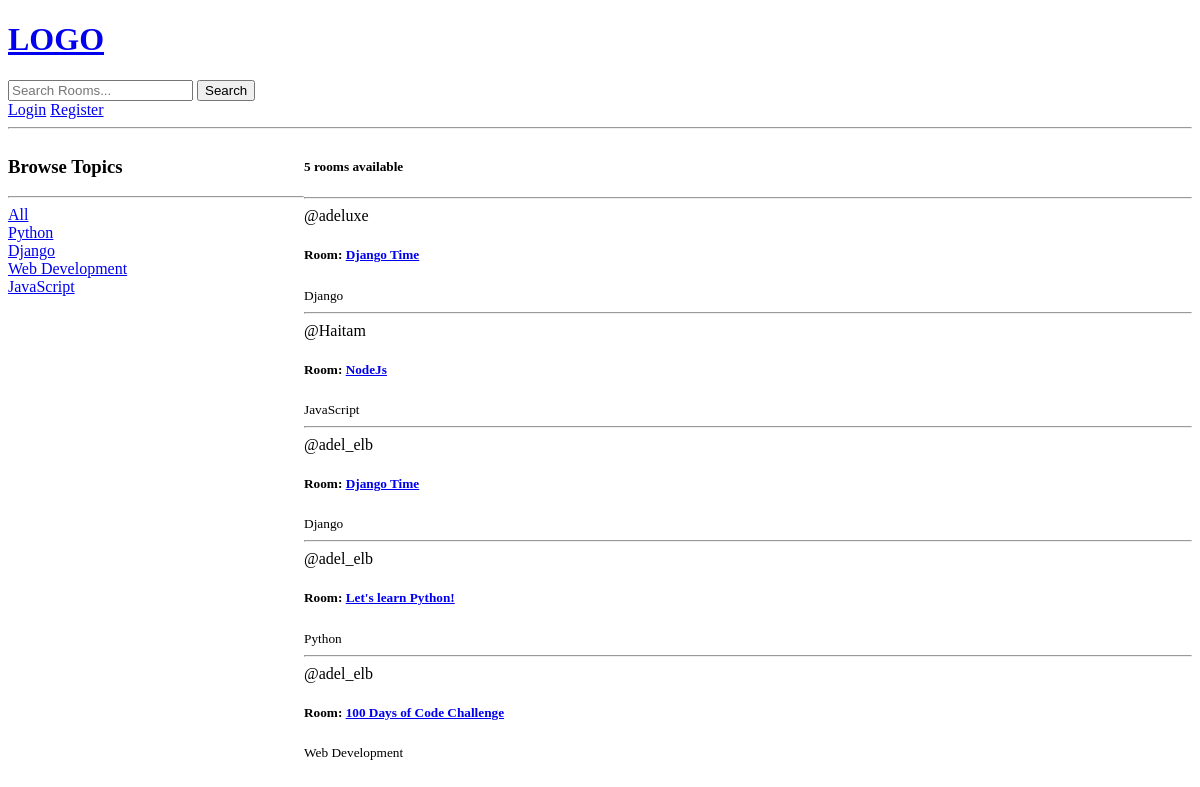
The app's page /, older data.
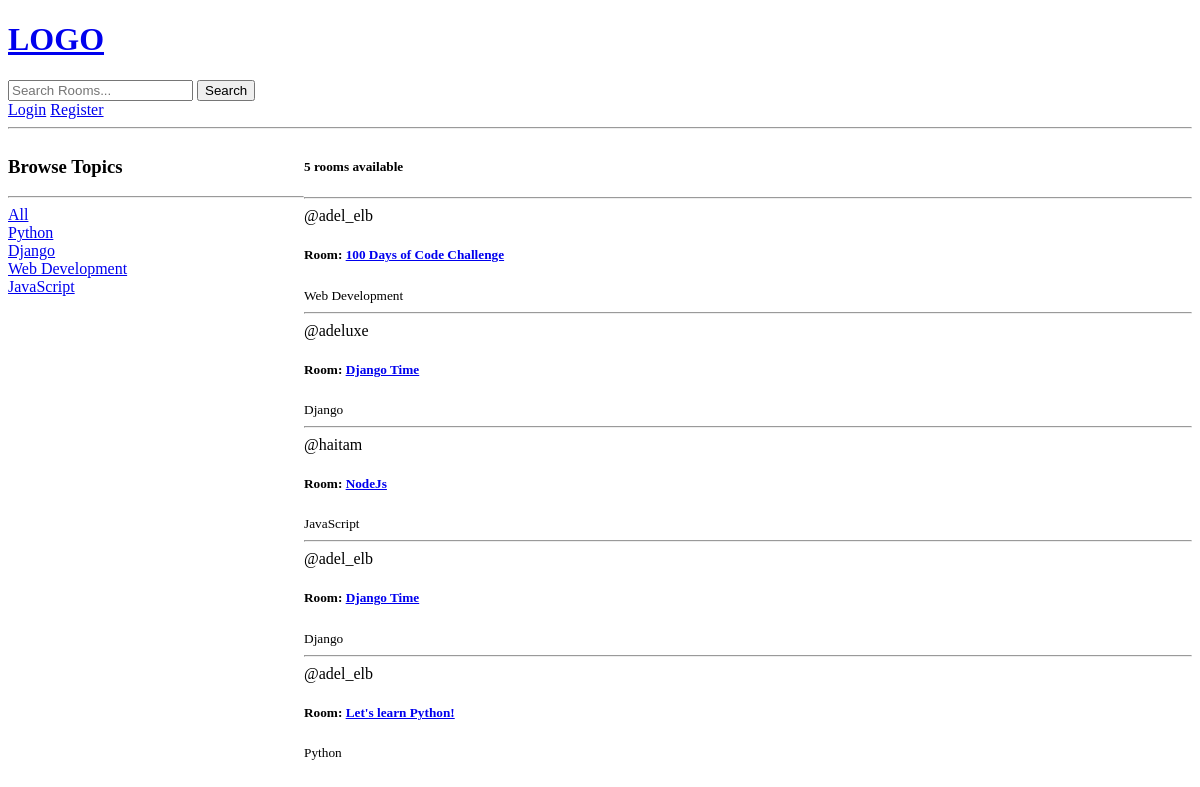
The same page, newer data.
### base/models.py (models this page shows, shortened)
class Topic(models.Model):
    name = models.CharField(max_length=200)

class Room(models.Model):
    host = models.ForeignKey(User, on_delete=models.CASCADE, null=True)
    topic = models.ForeignKey(Topic, on_delete=models.SET_NULL, null=True)
    name = models.CharField(max_length=200)
    description = models.TextField(null=True, blank=True) # null for database and blank is when we save a form
    participants = models.ManyToManyField(User,
                                          related_name='participants',
                                          blank=True)
    updated = models.DateTimeField(auto_now=True) # every time we save this module the datetime is updated
    created = models.DateTimeField(auto_now_add=True) # only saves datetime when we create the model
    class Meta:
        ordering = ['-updated', '-created'] # adding dash '-' means we want to order the results of the the query

### base/views.py (the view)
# urls.py: path('', views.home, name='home'),
def home(request):
    q = request.GET.get('q') if request.GET.get('q') != None else ''
    rooms = Room.objects.filter(
        Q(topic__name__icontains=q) | # Topic Name Rooms
        Q(name__icontains=q) | # Room Name
        Q(description__icontains=q) # Room Description
    )
    room_count = rooms.count()
    topics = Topic.objects.all()
    context = {
        'rooms': rooms,
        'topics': topics,
        'room_count': room_count
    }
    return render(request, 'base/home.html', context)

### base/templates/base/home.html (shortened to what this page needs)
{% extends 'main.html' %}
{% block content %}
<div class="home-container">
    <div>
        <h3>Browse Topics</h3>
        <hr>
        <div>
            <a href="{% url 'home' %}">All</a>
        </div>
        {% for topic in topics %}
            <div>
                <a href="{% url 'home' %}?q={{ topic.name }}">{{ topic.name }}</a>
            </div>
        {% endfor %}
    </div>
    <div>
        {% if room_count > 1 %}
            <h5>{{ room_count }} rooms available</h5>
        {% else %}
            <h5>{{ room_count }} room available</h5>
        {% endif %}
        <div>
            {% for room in rooms %}
            <hr>
            <div>
                <span>@{{ room.host.username }}</span>
                <h5>Room: <a href="{% url 'room' room.id %}">{{ room.name }}</a></h5>
                <small>{{ room.topic.name }}</small>
            </div>
            {% endfor %}
        </div>
    </div>
</div>
{% endblock %}

### templates/main.html (shortened to what this page needs)
<!DOCTYPE html>
<html lang="en">
<head>
</head>
<body>
    {% include 'navbar.html' %}
    {% block content %}
    {% endblock %}
</body>
</html>

### templates/navbar.html
<a href="{% url 'home' %}">
    <h1>LOGO</h1>
</a>
<form method="GET" action="{% url 'home' %}">
    <input type="text" name="q" placeholder="Search Rooms...">
    <input type="submit" value="Search">
</form>
{% if request.user.is_authenticated %}
    <a href="{% url 'logout' %}"> Logout </a>
{% else %}
    <a href="{% url 'login' %}">Login</a>
    <a href="{% url 'register' %}">Register</a>
{% endif %}
<hr>

### base/templates/base/home.html (style rules this page uses)
.home-container { display: grid; grid-template-columns: 1fr 3fr; }

Row changes from the older to the newer data that the page shows:
changed Room "100 Days of Code Challenge": moves up the list
changed through a linked row, Room "NodeJs": host.username "Haitam" → "haitam"
